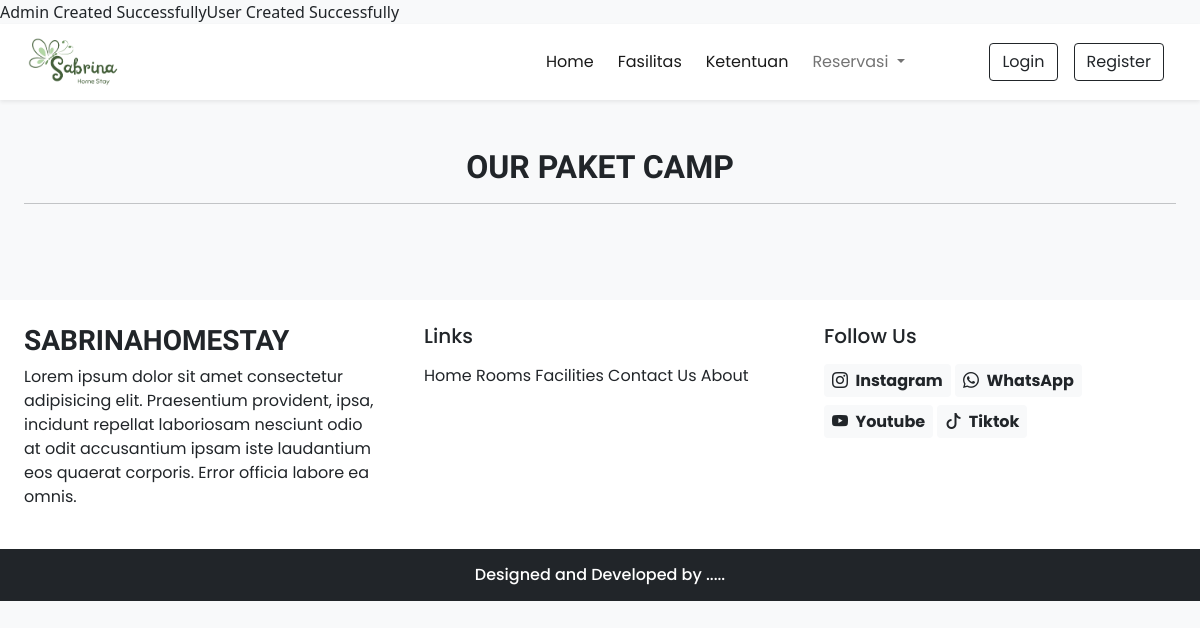
/user/pktCamp.php, run on an earlier commit of the app's database.
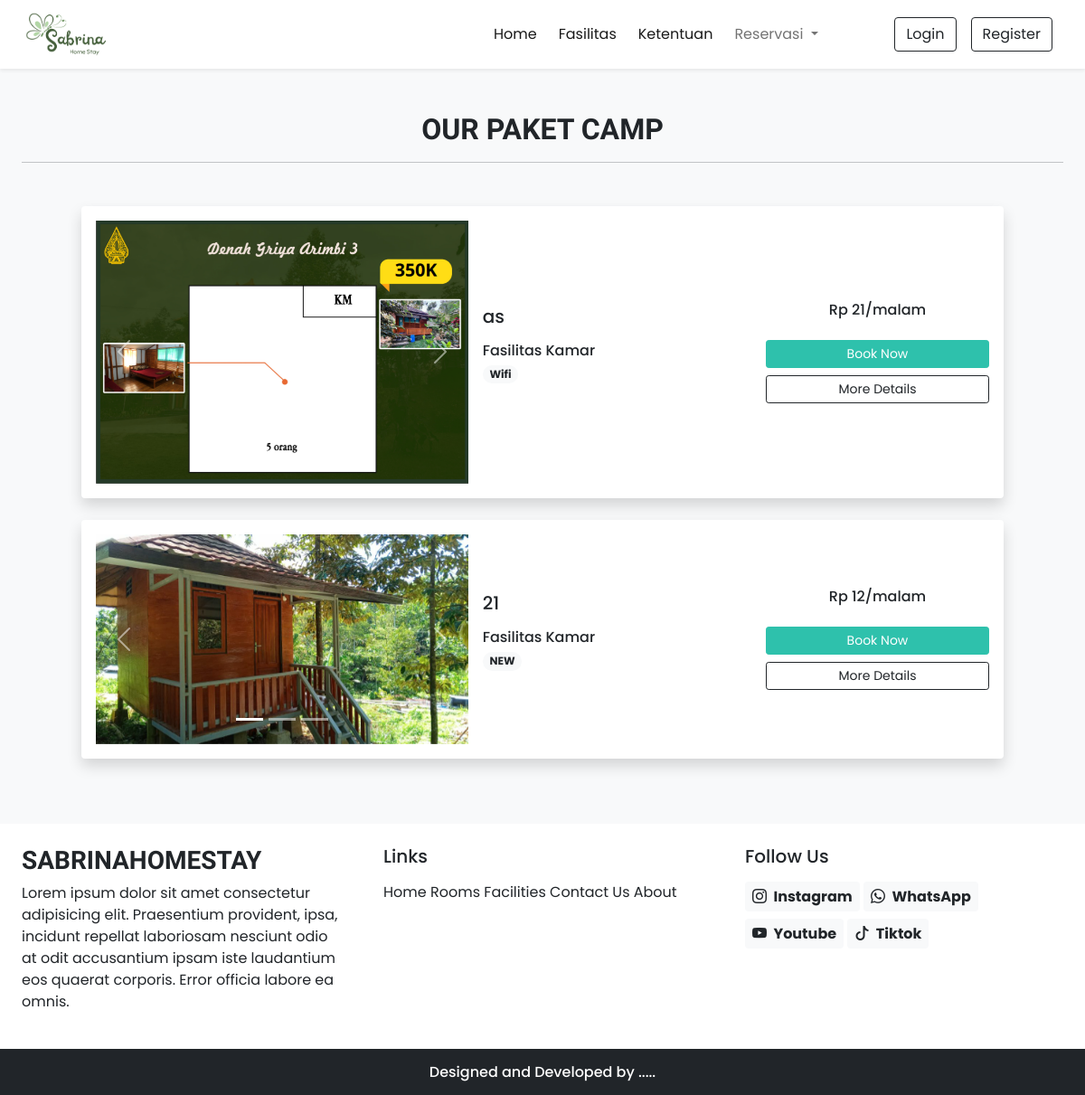
And on a later commit of the database.
### tables this page shows
CREATE TABLE `bundling` (
  `id` int(11) NOT NULL,
  `name` varchar(191) NOT NULL,
  `description` varchar(191) NOT NULL,
  `price` double NOT NULL,
  `type` enum('LDK','PERUSAHAAN','KELUARGA','CAMP') NOT NULL,
  `picture` varchar(191) DEFAULT NULL,
  `isReady` tinyint(1) NOT NULL DEFAULT 0
);

### lib/essentials.php (called while the page is built, shortened)
<?php
require_once('db.php');
?>

### user/pktCamp.php (the view, shortened to what the changed rows need)
<!DOCTYPE html>
<html lang="en">
<head>
    <?php require('inc/links.php'); ?>
</head>
<body class="bg-light">
    <?php require('inc/header.php'); ?>
    <div class="my-5 px-4">
        <h2 class="fw-bold h-font text-center">OUR PAKET CAMP</h2>
    </div>
    <div class="container">
        <div class="row">
            <div class="col-lg-12 col-md-12 px-4">
                <div class="container">
                    <div class="row">
                        <div class="col-lg-12 col-md-12 px-4">
                            <?php
                            $sql = "SELECT * FROM bundling WHERE type='CAMP'";
                            $res = mysqli_query($conn, $sql);
                            $bundling = [];
                            while ($row = mysqli_fetch_assoc($res)) {
                                $bundling[] = $row;
                            }
                            foreach ($bundling as $key => $value) {
                                $sql = "SELECT * FROM facilityonbundling WHERE bundlingId = ?";
                                $res = select($sql, [$value['id']], 'i');
                                while ($row = mysqli_fetch_assoc($res)) {
                                    $facility[] = $row;
                                }
                                $bundling[$key]['facility'] = $facility;
                                $facility = [];
                            }
                            foreach ($bundling as $key => $value) {
                                foreach ($value['facility'] as $k => $v) {
                                    $sql = "SELECT * FROM facility WHERE id = ?";
                                    $res = select($sql, [$v['facilityId']], 'i');
                                    while ($row = mysqli_fetch_assoc($res)) {
                                        $facility[] = $row;
                                    }
                                }
                                $bundling[$key]['facility'] = $facility;
                                $facility = [];
                            }
                            foreach ($bundling as $key => $value) {
                                $html = "<div class='card mb-4 border-0 shadow'>";
                                $html .= "<div class='row g-0 p-3 align-items-center'>";
                                $html .= "<div class='col-md-5 mb-lg-0 mb-md-0 mb-3'>";
                                $html .= "<div id='carousel$value[id]' class='carousel slide'>";
                                $html .= "<div class='carousel-indicators'>";
                                $html .= "<button type='button' data-bs-target='#carousel$value[id]' data-bs-slide-to='0' class='active' aria-current='true' aria-label='Slide 1'></button>";
                                $html .= "<button type='button' data-bs-target='#carousel$value[id]' data-bs-slide-to='1' aria-label='Slide 2'></button>";
                                $html .= "<button type='button' data-bs-target='#carousel$value[id]' data-bs-slide-to='2' aria-label='Slide 3'></button>";
                                $html .= "</div>";
                                $html .= "<div class='carousel-inner'>";
                                $html .= "<div class='carousel-item active'>";
                                $html .= "<img src='./assets/images/bundling/$value[picture]' class='d-block w-100' alt='...'>";
                                $html .= "</div>";
                                $html .= "<div class='carousel-item'>";
                                $html .= "<img src='./assets/images/bundling/$value[picture]' class='d-block w-100' alt='...'>";
                                $html .= "</div>";
                                $html .= "<div class='carousel-item'>";
                                $html .= "<img src='./assets/images/bundling/$value[picture]' class='d-block w-100' alt='...'>";
                                $html .= "</div>";
                                $html .= "</div>";
                                $html .= "<button class='carousel-control-prev' type='button' data-bs-target='#carousel$value[id]' data-bs-slide='prev'>";
                                $html .= "<span class='carousel-control-prev-icon' aria-hidden='true'></span>";
                                $html .= "<span class='visually-hidden'>Previous</span>";
                                $html .= "</button>";
                                $html .= "<button class='carousel-control-next' type='button' data-bs-target='#carousel$value[id]' data-bs-slide='next'>";
                                $html .= "<span class='carousel-control-next-icon' aria-hidden='true'></span>";
                                $html .= "<span class='visually-hidden'>Next</span>";
                                $html .= "</button>";
                                $html .= "</div>";
                                $html .= "</div>";
                                $html .= "<div class='col-md-4 px-lg-3 px-md-3 px-0'>";
                                $html .= "<h5 class='mb-3'>$value[name]</h5>";
                                $html .= "<div class='facilities mb-3'>";
                                $html .= "<h6 class='mb-1'>Fasilitas Kamar</h6>";
                                for ($i = 0; $i < count($value['facility']); $i++) {
                                    $html .= "<span class='badge rounded-pill bg-light text-dark text-wrap'>";
                                    $html .= $value['facility'][$i]['name'];
                                    $html .= "</span>";
                                }
                                $html .= "</div>";
                                $html .= "</div>";
                                $html .= "<div class='col-md-3 text-center'>";
                                $html .= "<h6 class='mb-4'>Rp $value[price]/malam</h6>";
                                $html .= "<a href='#' class='btn btn-sm w-100 text-white custom-bg shadow-none mb-2'>Book Now</a>";
                                $html .= "<a href='details.php' class='btn btn-sm w-100 btn-outline-dark shadow-none'>More Details</a>";
                                $html .= "</div>";
                                $html .= "</div>";
                                $html .= "</div>";
                                echo $html;
                            }
                            ?>
                        </div>
                    </div>
                </div>
            </div>
        </div>
    </div>
    <?php require('inc/footer.php'); ?>
</body>
</html>

### lib/db.php (shortened to what the changed rows need)
<?php
$admin_seed = [
    "name" => "Admin",
    "email" => "admin1@asriloka.com",
    "password" => password_hash("admin123", PASSWORD_DEFAULT),
    "role" => "ADMIN"
];
$user_seed = [
    "name" => "User",
    "email" => "usertest@asriloka.com",
    "password" => password_hash("user123", PASSWORD_DEFAULT),
    "phone" => "1234567890",
    "dob" => "2000-01-01",
    "address" => "User Address",
    "role" => "USER"
];
$check = "SELECT * FROM user WHERE email = ?";
$res = select($check, [$admin_seed['email']], 's');
if (mysqli_num_rows($res) == 0) {
    $q = "INSERT INTO user (name, email, password, role) VALUES (?, ?, ?, ?)";
    $res = update($q, [
        $admin_seed['name'],
        $admin_seed['email'],
        $admin_seed['password'],
        $admin_seed['role']
    ], 'ssss');
    if ($res) {
        echo "Admin Created Successfully";
    } else {
        echo "Admin Creation Failed";
    }
}
$check = "SELECT * FROM user WHERE email = ?";
$res = select($check, [$user_seed['email']], 's');
if (mysqli_num_rows($res) == 0) {
    $q = "INSERT INTO user (name, email, password, phone, dob, address, role) VALUES (?, ?, ?, ?, ?, ?, ?)";
    $res = update($q, [
        $user_seed['name'],
        $user_seed['email'],
        $user_seed['password'],
        $user_seed['phone'],
        $user_seed['dob'],
        $user_seed['address'],
        $user_seed['role']
    ], 'sssssss');
    if ($res) {
        echo "User Created Successfully";
    } else {
        echo "User Creation Failed";
    }
}
function select($sql, $values, $datatypes)
{
    $conn = $GLOBALS['conn'];
    $auth['success'] = true;
    if ($auth['success']) {
        if ($stmt = mysqli_prepare($conn, $sql)) {
            mysqli_stmt_bind_param($stmt, $datatypes, ...$values);
            if (mysqli_stmt_execute($stmt)) {
                $res = mysqli_stmt_get_result($stmt);
                return $res;
            } else {
                mysqli_stmt_close($stmt);
                die("Query cannot be executed - Select");
            }
        } else {
            die("Query cannot be prepared - Select");
        }
    } else {
        die("Unauthorized User");
    }
}
function update($sql, $values, $datatypes)
{
    $conn = $GLOBALS['conn'];
    if ($stmt = mysqli_prepare($conn, $sql)) {
        mysqli_stmt_bind_param($stmt, $datatypes, ...$values);
        if (mysqli_stmt_execute($stmt)) {
            $res = mysqli_stmt_affected_rows($stmt);
            return $res;
        } else {
            mysqli_stmt_close($stmt);
            die("Query cannot be executed - Update");
        }
    } else {
        die("Query cannot be prepared - Update");
    }
}
?>

What changed in the data, as far as the page shows it:
added bundling: picture (picture), name "as", value "Wifi", price "21"
added bundling: picture (picture), name "21", value "NEW", price "12"
Also different on the page:
text no longer shown: "Admin Created Successfully User Created Successfully"
